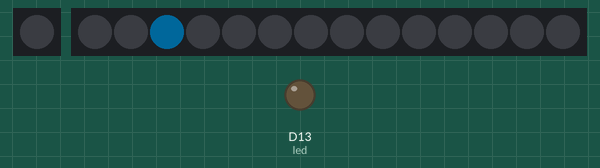
Bench run of a program on a simulated CircuitPython board. On the bench: 1 RGB LEDs in strip order, left to right, 14 RGB LEDs in strip order, left to right, output pins drawn as LEDs (lit = HIGH). Dim RGB values are drawn brighter than linear; random numbers come from a fixed seed; touch pads read as touched when driven HIGH.

Above: at 0.15 s.
At 7.02 s:
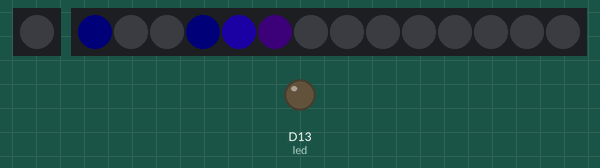
At 12.35 s:
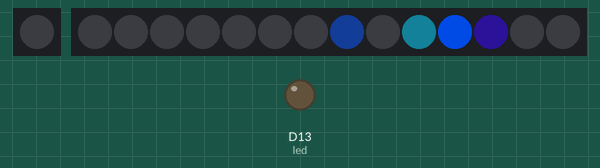
At 17.99 s:
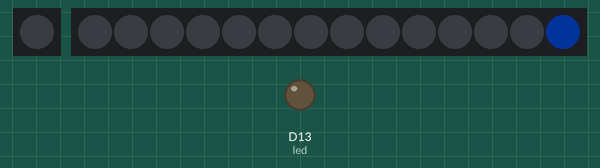
At 27.52 s:
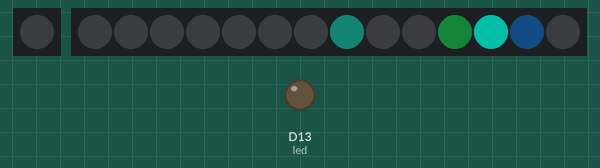
At 39.41 s:
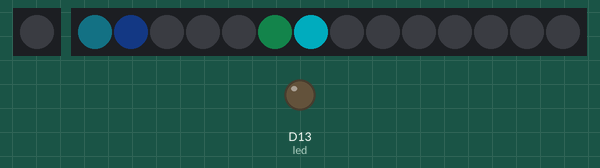

The program:

code.py
```python
import time
import math
import random
import board
import touchio
import analogio
import digitalio
import neopixel
import adafruit_fancyled.adafruit_fancyled as fancy

# This is the red LED next to the power switch
led_pin = board.D13
led = digitalio.DigitalInOut(led_pin)
led.direction = digitalio.Direction.OUTPUT

# DotStart is the single RGB light on the back of the board, by the reset button
# On the Gemma M0 it's connected to the the SPI interface
try:
    import adafruit_dotstar
    dotstar_len = 1
    dotstar_sck = board.APA102_SCK
    dotstar_mosi = board.APA102_MOSI
    dotstar = adafruit_dotstar.DotStar(dotstar_sck, dotstar_mosi, dotstar_len, brightness=1.0, auto_write=True)
except ImportError:
    dotstar = None

# Capacitive touch sensor on pin A0/D1
# This pin can do lots of other things too, but this lets you get a button with no extra hardware
touch_pin = board.A0
touch = touchio.TouchIn(touch_pin)

# NeoPixels are the main lights in the pendant
# There are 14 of them, arranged in two rings of 7
#   Lower ring: Pixels 0-6
#   Upper ring: Pixels 7-13
# Inside each ring:
#   Pixel 0: Center
#   Pixel 1: Above and to the right of center
#   Pixels 2-6: Clockwise around the ring
# The Gemma M0 D0 output supports DMA for Neopixels, but not in Python
# If you swtich to native Arduino try this: https://learn.adafruit.com/dma-driven-neopixels
ring_len = 7
neopixel_len = ring_len * 2
neopixel_pin = board.D0
neopixel = neopixel.NeoPixel(neopixel_pin, neopixel_len, brightness=1.0, auto_write=False)
# Noepixels don't light if scaled below this value
neopixel_min = 0.0045

# Analog light sensor GA1A12S202
sensor_pin = board.A1
sensor = analogio.AnalogIn(sensor_pin)
# The raw analog sample scale is 2^16, but the sensor can't quite use that whole range
# GA1A12S202 can output about 2k to 60k, logarithmic (which is useful, since eyes are also log-ish)
sensor_min = 2000
sensor_max = 60000
sensor_range = sensor_max - sensor_min

def neopixel_limits(value):
    value = min(1.0, value)
    if (value > neopixel_min):
        value = max(neopixel_min, value)
    else:
        value = 0.0
    return value

def scale():
    return 1.0
    # Override to full brightnes if the button is pushed
    led.value = touch.value
    if (touch.value):
        scale = 1.0
    else:
        # Normalize (0.0 - 1.0)
        scale = (sensor.value - sensor_min) / sensor_range
        # Use an exponent to make the scale more sensitive at the low ends
        # Because this value is normalized squaring always makes it smaller (unless you're at 100%)
        scale = scale ** 2
        # Enforce a minimum to avoid blackouts at low ambient light levels
        scale = neopixel_limits(scale)
    return scale

def decay(value, step, rate):
    v = value * (rate ** step)
    v = neopixel_limits(v)
    return v

def ring_move(start, move):
    target = start + move
    if (target % ring_len == 0):
        if (move < 0):
            target -= 1
        else:
            target -= ring_len - 1
    if (int(target / ring_len) < int(start / ring_len)):
        target += ring_len
    if (target >= neopixel_len):
        target -= ring_len
    if (target < 0):
        target += ring_len
    return target

def ring_center(start):
    target = int(start / ring_len) * ring_len
    return target

# Inter-step delay
delay = 0.015
# 0.0-1.0, bigger numbers decay slower
fade_rate = 0.96
ramp_rate = 0.80
# Total steps in the fade/ramp
ramp_steps = 10
fade_steps = 80
# Speed/color adjustments for side pixels
side_delay = int(ramp_steps * 0.5)
side_value_scale = 0.25
side_ramp_scale = 0.975
side_hue_offset = 0.08
side_sat = 0.85
# Color
hue_max = 0.73
hue_min = 0.42

# Math to make the code easier
ramp_index = ramp_steps + 1
side_index = ramp_index + side_delay
total_steps = ramp_index + fade_steps
last_step = total_steps - 1
while True:
    # Pick a ring pixel other than center
    pixel = None
    while (pixel == None or pixel % ring_len == 0):
        pixel = random.randint(0, neopixel_len - 1)

    # Pick a related set of colors, scaled to the current brightness
    hue = random.uniform(hue_max, hue_min)
    color = fancy.CHSV(hue, 1.0, scale())
    color_l = fancy.CHSV(hue - side_hue_offset, side_sat, color.value)
    color_r = fancy.CHSV(hue + side_hue_offset, side_sat, color.value)
    color_c = fancy.CHSV(hue, side_sat, color.value)

    for i in range(0, total_steps):
        # Primary pixel
        if (i <= ramp_index):
            v = decay(color.value, (ramp_steps - i), ramp_rate)
            c = fancy.CHSV(color.hue, color.saturation, v)
            neopixel[pixel] = c.pack()
        elif (i == last_step):
            neopixel[pixel] = 0
        else:
            v = decay(color.value, i - ramp_steps, fade_rate)
            c = fancy.CHSV(color.hue, color.saturation, v)
            neopixel[pixel] = c.pack()

        # Side pixels
        if (i >= side_delay and i < side_index):
            s = ramp_steps + side_delay - i
            v = decay(color.value * side_value_scale, s, ramp_rate * side_ramp_scale)
            c_l = fancy.CHSV(color_l.hue, color_l.saturation, v)
            c_r = fancy.CHSV(color_r.hue, color_r.saturation, v)
            c_c = fancy.CHSV(color_c.hue, color_c.saturation, v)
            neopixel[ ring_move(pixel, -1) ] = c_l.pack()
            neopixel[ ring_move(pixel, 1) ] = c_r.pack()
            neopixel[ ring_center(pixel) ] = c_c.pack()
        elif (i < side_delay or i == last_step):
            neopixel[ ring_move(pixel, -1) ] = 0
            neopixel[ ring_move(pixel, 1) ] = 0
            neopixel[ ring_center(pixel) ] = 0
        else:
            s = i - side_delay
            v = decay(color.value * side_value_scale, s, fade_rate * side_ramp_scale)
            c_l = fancy.CHSV(color_l.hue, color_l.saturation, v)
            c_r = fancy.CHSV(color_r.hue, color_r.saturation, v)
            c_c = fancy.CHSV(color_c.hue, color_c.saturation, v)
            neopixel[ ring_move(pixel, -1) ] = c_l.pack()
            neopixel[ ring_move(pixel, 1) ] = c_r.pack()
            neopixel[ ring_center(pixel) ] = c_c.pack()

        # Push to hardware
        neopixel.show()
        time.sleep(delay)

    time.sleep(1.5)
```
